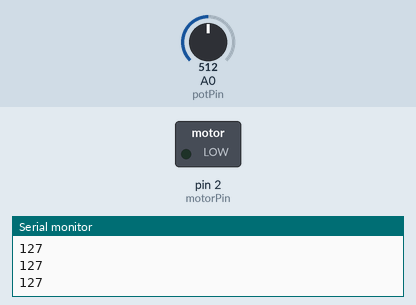
Bench run of a sketch on a simulated Arduino Uno, built with avr-gcc and run on an emulated ATmega328P. Parts: switched loads named in the sketch (green lamp = pin HIGH), the last lines printed to the serial monitor. The inputs (shaded band) are chosen by the test bench; at power-on: A0 (potPin) = 512.

Above: at 1.2 s.
1.3 s: A0 (potPin) set to 525
At 1.8 s:
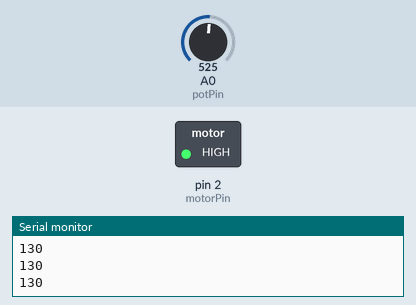
2.8 s: A0 (potPin) set to 511
At 3.1 s:
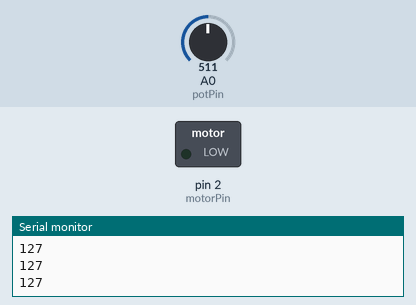
4.3 s: A0 (potPin) set to 716
At 5.6 s:
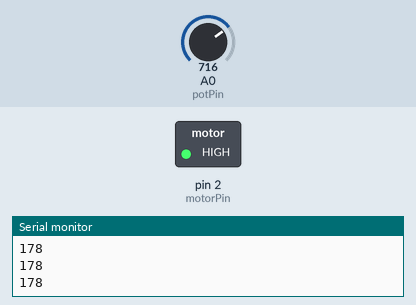
Timing chart, 0 to 7.3 s (numbered marks = the images above; inputs shaded):
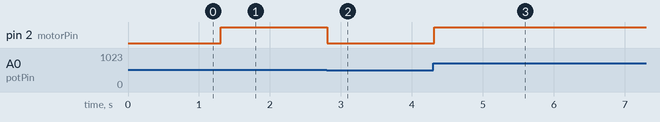

The sketch:

pwm_dc.ino
```cpp
const int motorPin = 2;
const int potPin = A0;

void setup() {
  Serial.begin(9600);
  pinMode(motorPin, OUTPUT);
}

void loop() {
  int potValue = analogRead(potPin);
  int speed = map(potValue, 0, 1023, 0, 255);
  analogWrite(motorPin, speed);
  Serial.println(speed);
  delay(100);
}
```

Measured:
- the behaviour switches between 513 and 514 on A0 (potPin) (found by bisection; images 0 and 1)
- after the input at 1.3 s, pin 2 (motorPin): LOW → HIGH at once
- after the input at 2.8 s, pin 2 (motorPin): HIGH → LOW at once
- after the input at 4.3 s, pin 2 (motorPin): LOW → HIGH at once
